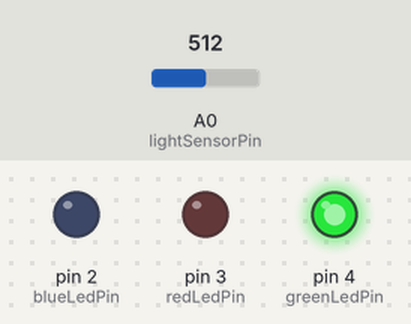
Recording of a sketch running on a simulated Arduino Uno, built with avr-gcc and run on an emulated ATmega328P. Parts: output pins drawn as LEDs (lit = HIGH). Inputs (shaded band) come from the test bench; at power-on: A0 (lightSensorPin) = 512.

Above: at 0.9 s.
1.3 s: A0 (lightSensorPin) set to 112
4.3 s: A0 (lightSensorPin) set to 90
At 4.5 s:
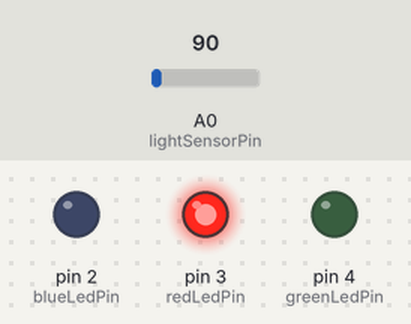
7.3 s: A0 (lightSensorPin) set to 56
10.3 s: A0 (lightSensorPin) set to 45
At 10.51 s:
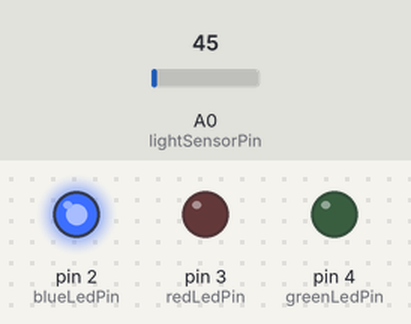
13.3 s: A0 (lightSensorPin) set to 110
At 13.81 s:
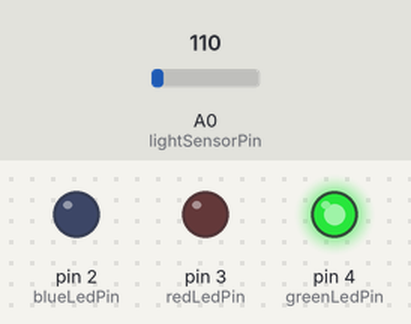
16.3 s: A0 (lightSensorPin) set to 40
At 16.82 s:
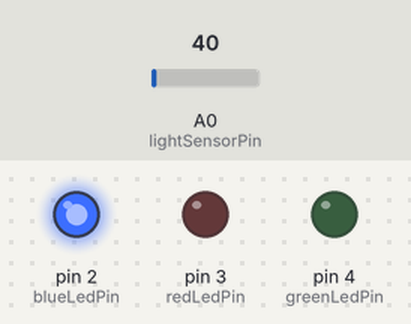
Timing chart, 0 to 19.3 s (numbered marks = the images above; inputs shaded):
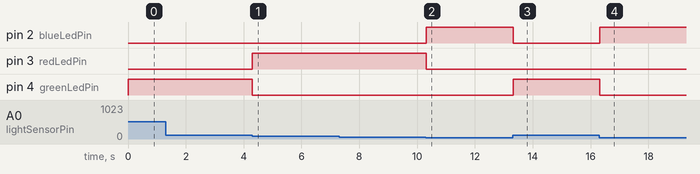

The sketch:

photoresistor-test.ino.ino
```cpp
int blueLedPin = 2;
int redLedPin = 3;
int greenLedPin = 4;

int lightSensorPin = A0;
int analogValue = 0;

void setup() {
  // put your setup code here, to run once:
  pinMode(blueLedPin, OUTPUT);
  pinMode(redLedPin,OUTPUT);
  pinMode(greenLedPin,OUTPUT);
}

void loop() {
  // put your main code here, to run repeatedly:
  analogValue = analogRead(lightSensorPin);
  if(analogValue < 50){
    digitalWrite(blueLedPin, HIGH);
  }
  else if(analogValue >= 50 && analogValue <= 100){
    digitalWrite(redLedPin, HIGH);
  }
  else{
    digitalWrite(greenLedPin, HIGH);
  }
  delay(100);
  digitalWrite(blueLedPin, LOW);
  digitalWrite(redLedPin, LOW);
  digitalWrite(greenLedPin, LOW);

}
```

Measured:
- the behaviour switches between 101 and 100 on A0 (lightSensorPin) (found by bisection; images 0 and 1)
- the behaviour switches between 50 and 49 on A0 (lightSensorPin) (found by bisection; images 1 and 2)
- after the input at 4.3 s, pin 3 (redLedPin): LOW → HIGH at once; pin 4 (greenLedPin): HIGH → LOW at once
- after the input at 10.3 s, pin 2 (blueLedPin): LOW → HIGH at once; pin 3 (redLedPin): HIGH → LOW at once
- after the input at 13.3 s, pin 2 (blueLedPin): HIGH → LOW at once; pin 4 (greenLedPin): LOW → HIGH at once
- after the input at 16.3 s, pin 2 (blueLedPin): LOW → HIGH at once; pin 4 (greenLedPin): HIGH → LOW at once
